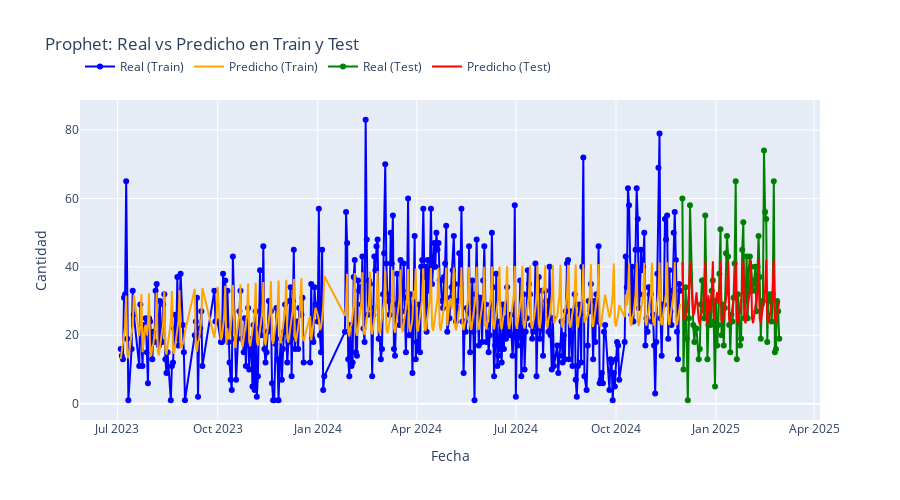

Write notebook code for a chart like this one.
### Code cell
fig = go.Figure()
# Real en train
fig.add_trace(go.Scatter(
    x=train_prophet['ds'], y=train_prophet['y'],
    mode='lines+markers', name='Real (Train)', line=dict(color='blue')
))
# Predicho en train
fig.add_trace(go.Scatter(
    x=forecast_train['ds'], y=forecast_train['yhat'],
    mode='lines', name='Predicho (Train)', line=dict(color='orange' )
))
# Real en test
fig.add_trace(go.Scatter(
    x=test_prophet['ds'], y=test_prophet['y'],
    mode='lines+markers', name='Real (Test)', line=dict(color='green')
))
# Predicho en test
fig.add_trace(go.Scatter(
    x=forecast_test['ds'], y=forecast_test['yhat'],
    mode='lines', name='Predicho (Test)', line=dict(color='red')
))
fig.update_layout(
    title="Prophet: Real vs Predicho en Train y Test",
    xaxis_title="Fecha", yaxis_title="Cantidad",
    legend=dict(x=0, y=1.15, orientation='h'),
    height=500
)
fig.show()
